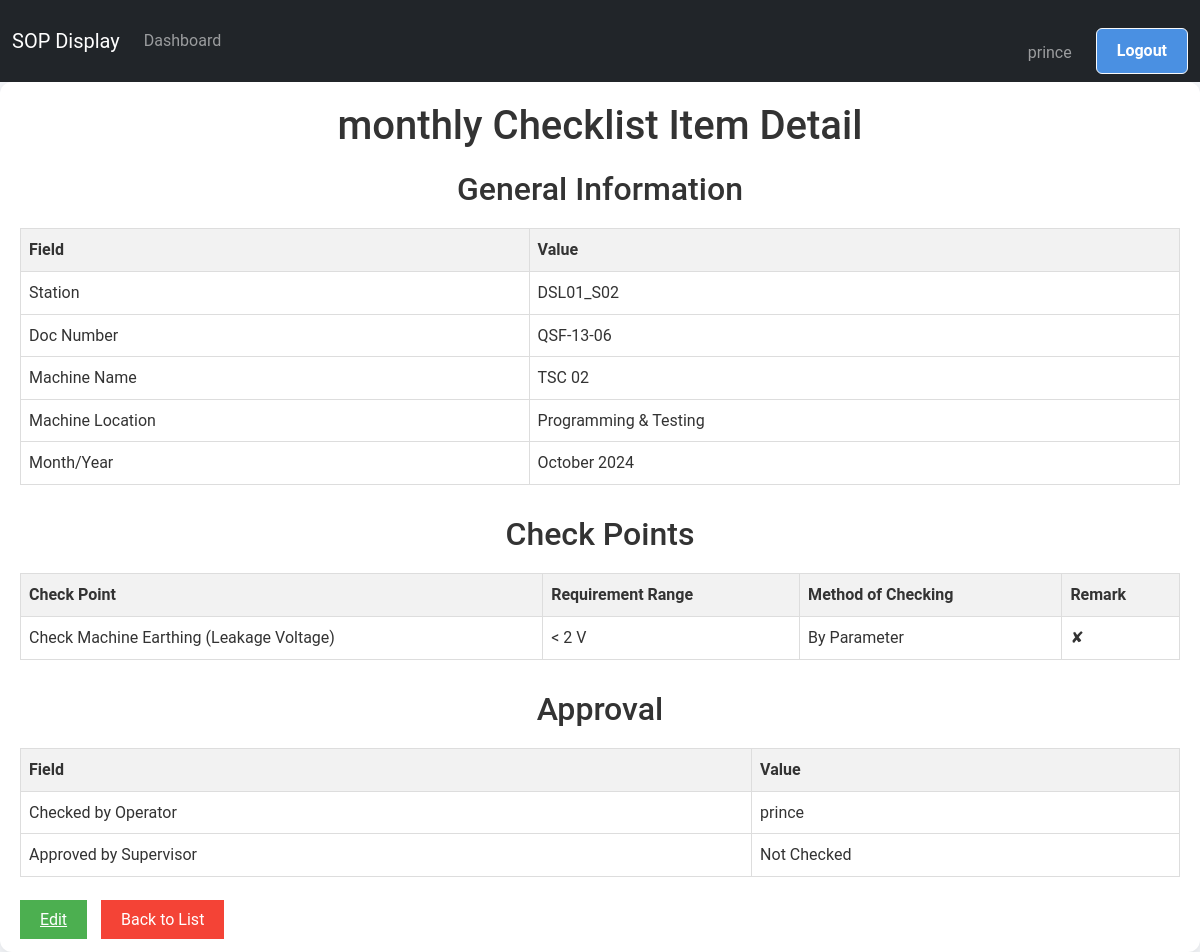
Page /screen/maintenance/monthly/detail/6/ (signed in) on the committed database.
### screen_app/models.py (models this page shows, shortened)
class MonthlyChecklistItem(models.Model):
    TICK_CHOICES = [
        ('✔', 'OK'),
        ('✘', 'Not OK'),
        ('', 'Not Checked')
    ]
    manager = models.ForeignKey(User, on_delete=models.CASCADE, default=None ,blank=True)
    station=models.CharField(max_length=200,choices=STATION_CHOICES)
    doc_number = models.CharField(max_length=20, default="QSF-13-06",blank=True)
    rev_number = models.CharField(max_length=10, default="02")
    rev_date = models.DateField(default="2022-12-31")
    machine_name = models.CharField(max_length=100, choices=MACHINE_NAME_CHOICES)
    control_number = models.CharField(max_length=100,choices=CONTROL_NUMBER_CHOICES)
    machine_location = models.ForeignKey(MachineLocation, on_delete=models.CASCADE, verbose_name="Process/Operation")
    month_year = models.DateField(default=timezone.now)
    CHECK_POINT_CHOICES = (
        ('Check Machine Earthing (Leakage Voltage)', 'Check Machine Earthing (Leakage Voltage)'),
        ('Check all parameter', 'Check all parameter'),
        ('Check Working condition', 'Check Working condition'),
        ('Check Operation of Sensors', 'Check Operation of Sensors'),
        ('Check condition of all fixture','Check condition of all fixture'),
    )
    REQUIREMENT_RANGE_CHOICES = (
        ('< 2 V', '< 2 V'),
        ('Condition Proper', 'Condition Proper'),
        ('Condition Proper', 'Condition Proper'),
        ('Proper Condition', 'Proper Condition'),
    )
    METHOD_OF_CHECKING_CHOICES = (
        ('By Parameter', 'By Parameter'),
        ('By Condition', 'By Condition'),
        ('By Condition', 'By Condition'),
        ('By Fixture', 'By Fixture'),
    )
    date = models.DateField(default=timezone.now,blank=True)
    check_point_12 = models.CharField(max_length=200, choices=CHECK_POINT_CHOICES, default='Check Machine Earthing (Leakage Voltage)',blank=True)
    requirement_range_12 = models.CharField(max_length=200, choices=REQUIREMENT_RANGE_CHOICES, default='< 2 V',blank=True)
    method_of_checking_12 = models.CharField(max_length=200, choices=METHOD_OF_CHECKING_CHOICES, default='By Parameter',blank=True)
    TICK_CHOICES = [
        ('✔', 'OK'),
        ('✘', 'Not OK'),
        ('', 'Not Checked')
    ]
    Remark_12=models.CharField(max_length=100,choices=TICK_CHOICES)
    checked_by_Operator = models.CharField(max_length=100,choices=TICK_CHOICES,default='',blank=True)
    approved_by_Supervisor = models.CharField(max_length=100,choices=TICK_CHOICES ,default='',blank=True)

class MachineLocation(models.Model):
    location_name = models.CharField(max_length=100, unique=True, verbose_name="Machine Location")
    min_skill_required = models.IntegerField(verbose_name="Minimum Skill Required")
    def __str__(self):
        return self.location_name

### screen_app/views.py (the view)
# urls.py: path('maintenance/monthly/detail/<int:pk>/', MonthlyChecklistItemDetailView.as_view(), name='monthly_detail'),
@method_decorator(staff_member_required, name='dispatch')
class MonthlyChecklistItemDetailView(View):
    def get(self, request, pk):
        record = get_object_or_404(MonthlyChecklistItem, pk=pk)
        return render(request, 'Maintenance/monthly/monthly_detail.html', {'record': record})

### screen_app/templates/Maintenance/monthly/monthly_detail.html (shortened to what this page needs)
{% extends "base.html" %}
{% block content %}
<div class="container">
    <h1>monthly Checklist Item Detail</h1>
    <div class="section">
        <h2>General Information</h2>
        <table class="excel-table">
            <tr>
                <th>Field</th>
                <th>Value</th>
            </tr>
            <tr>
                <td>Station</td>
                <td>{{ record.station }}</td>
            </tr>
            <tr>
                <td>Doc Number</td>
                <td>{{ record.doc_number }}</td>
            </tr>
            <tr>
                <td>Machine Name</td>
                <td>{{ record.get_machine_name_display }}</td>
            </tr>
            <tr>
                <td>Machine Location</td>
                <td>{{ record.machine_location }}</td>
            </tr>
            <tr>
                <td>Month/Year</td>
                <td>{{ record.month_year|date:"F Y" }}</td>
            </tr>
        </table>
    </div>
    <div class="section">
        <h2>Check Points</h2>
        <table class="excel-table">
            <tr>
                <th>Check Point</th>
                <th>Requirement Range</th>
                <th>Method of Checking</th>
                <th>Remark</th>
            </tr>
            <tr>
              <td>{{record.check_point_12}}</td>
              <td>{{ record.requirement_range_12 }}</td>
                <td>{{ record.method_of_checking_12 }}</td>
                <td>{{ record.Remark_12 }}</td>
            </tr>
        </table>
    </div>
    <div class="section">
        <h2>Approval</h2>
        <table class="excel-table">
            <tr>
                <th>Field</th>
                <th>Value</th>
            </tr>
            <tr>
                <td>Checked by Operator</td>
                <td>{{ record.manager }}</td>
            </tr>
            <tr>
                <td>Approved by Supervisor</td>
                <td>{{ record.get_approved_by_Supervisor_display }}</td>
            </tr>
        </table>
    </div>
    <div class="action-buttons">
        <a href="{% url 'update_monthly' record.pk %}" class="btn-submit">Edit</a>
        <a href="{% url 'list_monthly' %}" class="btn-back">Back to List</a>
    </div>
</div>
{% endblock content %}

### templates/base.html (shortened to what this page needs)
{% load static %}
<!DOCTYPE html>
<html lang="en">
  <head>
    <link rel="stylesheet" href="{% static 'css/bootstrap.css' %}" />
  </head>
  <body>
    <nav class="navbar navbar-expand-lg navbar-dark bg-dark" id="mainNavbar">
      <div class="container-fluid">
        <a class="navbar-brand" href="/">SOP Display</a>
        <div class="collapse navbar-collapse" id="navbarContent">
          <ul class="navbar-nav me-auto mb-2 mb-lg-0">
            {% if user.is_authenticated %}
            <li class="nav-item">
              <a
                class="nav-link {% if request.resolver_match.url_name == 'dashboard' %}active{% endif %}"
                href="{% url 'dashboard' %}"
                >Dashboard</a
              >
            </li>
             {% endif %}
          </ul>
          <ul class="navbar-nav ">
            {% if user.is_authenticated %}
            <li class="nav-item mt-4">
              <span class=" nav-link  me-3">{{ user.username }}</span>
            </li>
            <li class="nav-item">
              <form method="post" action="{% url 'logout' %}">
                <button class="btn btn-outline-light" type="submit">
                  Logout
                </button>
              </form>
            </li>
            {% endif %}
          </ul>
        </div>
      </div>
    </nav>
    {% block content %} {% endblock content %}
  </body>
</html>

### templates/base.html (style rules this page uses)
html, body { height: 100%; margin: 0; padding: 0; overflow-x: hidden; }
body { padding-top: 0px; }
.navbar { transition: transform 0.3s ease; }
body { scrollbar-width: none; -ms-overflow-style: none; }
:root { --primary-color: #4a90e2; --secondary-color: #f5f7fa; --text-color: #333; --border-color: #e0e0e0; }
body { font-family: "Roboto", Arial, sans-serif; background-color: var(--secondary-color); color: var(--text-color); line-height: 1.6; margin: 0; padding: 0; }
.container { max-width: 1200px; margin: 40px auto; padding: 30px; background-color: #ffffff; border-radius: 12px; box-shadow: 0 5px 15px rgba(0, 0, 0, 0.1); }
h1 { color: var(--primary-color); font-size: 2.5em; text-align: center; margin-bottom: 30px; }
.btn { display: inline-block; background-color: var(--primary-color); color: white; padding: 10px 20px; text-decoration: none; border-radius: 6px; font-weight: bold; transition: background-color 0.3s ease; }
form { margin-top: 20px; }
form button { background-color: var(--primary-color); color: white; border: none; padding: 12px 24px; font-size: 18px; border-radius: 6px; cursor: pointer; transition: background-color 0.3s ease; }

### screen_app/templates/Maintenance/monthly/monthly_detail.html (style rules this page uses)
.container { max-width: 1200px; margin: 0 auto; padding: 20px; }
h1, h2 { color: #333; text-align: center; margin-bottom: 20px; }
.excel-table { width: 100%; border-collapse: collapse; margin-bottom: 20px; }
.excel-table th, .excel-table td { border: 1px solid #ddd; padding: 8px; text-align: left; }
.excel-table th { background-color: #f2f2f2; font-weight: bold; }
.section { margin-bottom: 30px; }
.btn-submit { background-color: #4CAF50; color: white; padding: 10px 20px; border: none; cursor: pointer; }
.btn-back { background-color: #f44336; color: white; padding: 10px 20px; text-decoration: none; margin-left: 10px; }

### rows in the picture
MonthlyChecklistItem: station "DSL01_S02", doc_number "QSF-13-06", machine_name "TSC 02", machine_location "Programming & Testing", month_year "October 2024", check_point_12 "Check Machine Earthing (Leakage Voltage)", requirement_range_12 "< 2 V", method_of_checking_12 "By Parameter", Remark_12 "✘", manager "prince", approved_by_Supervisor "Not Checked"

### other values in the picture
{{ user.username }} "prince"
